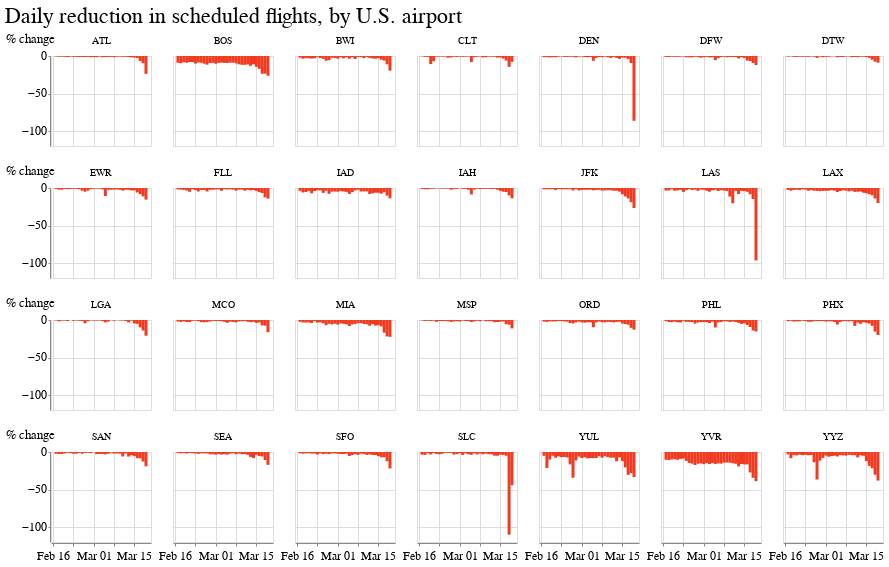

Source (notebook cell):
### Markdown cell above
---

### Code cell
alt.Chart(usa_merge).mark_bar(color='#f03b20', size=3).encode(
    x=alt.X('date:T', title='', axis=alt.Axis(tickCount=3, format='%b %d')),
        y=alt.Y('pct_diff:Q', title='% change')
).properties(width=100, height=90).facet(
    facet=alt.Facet('airport:N', title=''),
    columns=7,
    title='Daily reduction in scheduled flights, by U.S. airport'
)

### Figure 1 — Vega-Lite specification as saved in the notebook (floating-point values rounded to 4 significant figures; data arrays with more than 128 entries replaced by an {"elided": "..."} marker saying what was removed)
{"config": {"view": {"width": 800, "height": 450}, "background": "#ffffff", "title": {"anchor": "start", "font": "Benton Gothic Bold, sans", "fontColor": "#000000", "fontSize": 22, "fontWeight": "normal"}, "arc": {"fill": "#82c6df"}, "area": {"fill": "#82c6df"}, "line": {"stroke": "#82c6df", "strokeWidth": 3}, "path": {"stroke": "#82c6df"}, "rect": {"fill": "#82c6df"}, "shape": {"stroke": "#82c6df"}, "bar": {"fill": "#82c6df"}, "point": {"stroke": "#82c6df"}, "symbol": {"fill": "#82c6df", "size": 30}, "axis": {"titleFont": "Benton Gothic Bold, sans", "titleFontSize": 13, "titleFontWeight": "normal", "labelFont": "Benton Gothic, sans", "labelFontSize": 11.5, "labelFontWeight": "normal"}, "axisX": {"labelAngle": 0, "labelPadding": 4, "tickSize": 3}, "axisY": {"labelBaseline": "middle", "maxExtent": 45, "minExtent": 45, "tickSize": 2, "titleAlign": "left", "titleAngle": 0, "titleX": -45, "titleY": -11}, "legend": {"titleFont": "Benton Gothic Bold, sans", "titleFontSize": 13, "titleFontWeight": "normal", "symbolType": "square", "labelFont": "Benton Gothic, sans", "labelFontSize": 11.5}, "range": {"category": ["#3580b1", "#ec8431", "#ab7fb4", "#c89d29", "#adc839", "#829eb1"], "diverging": ["#e68a4f", "#f4bb6a", "#f9e39c", "#dadfe2", "#a6b7c6", "#849eae"], "heatmap": ["#fbf2c7", "#f9e39c", "#f8d36e", "#f4bb6a", "#e68a4f", "#d15a40", "#ab4232"], "ordinal": ["#fbf2c7", "#f9e39c", "#f8d36e", "#f4bb6a", "#e68a4f", "#d15a40", "#ab4232"], "ramp": ["#fbf2c7", "#f9e39c", "#f8d36e", "#f4bb6a", "#e68a4f", "#d15a40", "#ab4232"]}}, "data": {"name": "data-4dc458dbf55d9c0a9f0b8374a7f1e8ee"}, "facet": {"type": "nominal", "field": "airport", "title": ""}, "spec": {"mark": {"type": "bar", "color": "#f03b20", "size": 3}, "encoding": {"x": {"type": "temporal", "axis": {"format": "%b %d", "tickCount": 3}, "field": "date", "title": ""}, "y": {"type": "quantitative", "field": "pct_diff", "title": "% change"}}, "height": 90, "width": 100}, "columns": 7, "title": "Daily reduction in scheduled flights, by U.S. airport", "$schema": "https://vega.github.io/schema/vega-lite/v4.0.2.json", "datasets": {"data-4dc458dbf55d9c0a9f0b8374a7f1e8ee": {"elided": "896 records"}}}
